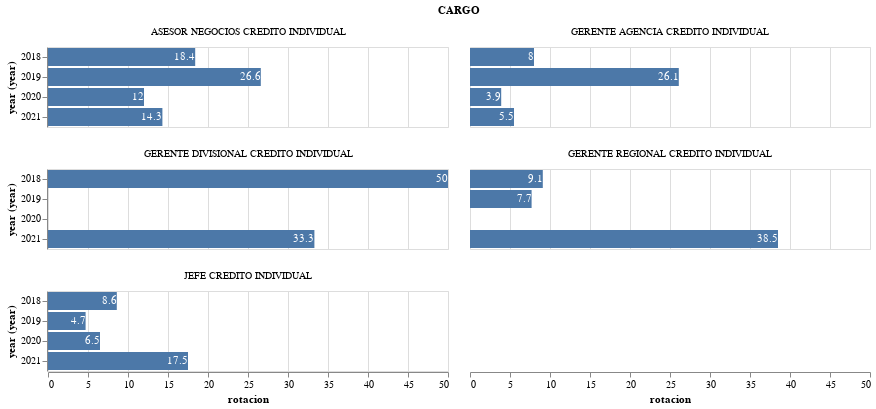

The cell this chart's notebook holds for it:
### Markdown cell above
* Hallo la rotacion de cada cargo en el caso de INDIVIDUAL
    * Se ve ue Gerentes Divisionales y Gerentes Regionales son los que tienen mas rotacion en algunos anos; sin embargo, estos cargos no representan mucho cese en cantidad
    * Tambien esta el cargo de Asesor Negocios, este tiene una alta rotacion y en cantidad de colabores cesados es el que resalta mas

### Code cell
## group by anual INDIVIDUAL   
rot_cargo_i = rot_cargo[
    rot_cargo['PRODUCTO']=='INDIVIDUAL'].groupby(
        by = ['year', 'PRODUCTO', 'CARGO'],
        as_index=False
        ).agg(
            rotacion = ('rotacion','sum')
        )
## Grafico
barras = alt.Chart(rot_cargo_i).mark_bar().encode(
    y = 'year(year):N',
    x = 'rotacion:Q'
)
texto = barras.mark_text(
    color = 'white',
    align = 'right'
).encode(
    text = alt.Text(
        'rotacion')
)

(barras+texto).facet(
    'CARGO',
    columns = 2
)

### Figure 1 — Vega-Lite specification as saved in the notebook (floating-point values rounded to 4 significant figures)
{"config": {"view": {"continuousWidth": 400, "continuousHeight": 300}}, "data": {"name": "data-dcba8a4b2f67627cb2013ff6084d7e52"}, "facet": {"type": "nominal", "field": "CARGO"}, "spec": {"layer": [{"mark": "bar", "encoding": {"x": {"type": "quantitative", "field": "rotacion"}, "y": {"type": "nominal", "field": "year", "timeUnit": "year"}}}, {"mark": {"type": "text", "align": "right", "color": "white"}, "encoding": {"text": {"type": "quantitative", "field": "rotacion"}, "x": {"type": "quantitative", "field": "rotacion"}, "y": {"type": "nominal", "field": "year", "timeUnit": "year"}}}]}, "columns": 2, "$schema": "https://vega.github.io/schema/vega-lite/v4.8.1.json", "datasets": {"data-dcba8a4b2f67627cb2013ff6084d7e52": [{"year": "2018-01-01T00:00:00", "PRODUCTO": "INDIVIDUAL", "CARGO": "ASESOR NEGOCIOS CREDITO INDIVIDUAL", "rotacion": 18.4}, {"year": "2018-01-01T00:00:00", "PRODUCTO": "INDIVIDUAL", "CARGO": "GERENTE AGENCIA CREDITO INDIVIDUAL", "rotacion": 8.0}, {"year": "2018-01-01T00:00:00", "PRODUCTO": "INDIVIDUAL", "CARGO": "GERENTE DIVISIONAL CREDITO INDIVIDUAL", "rotacion": 50.0}, {"year": "2018-01-01T00:00:00", "PRODUCTO": "INDIVIDUAL", "CARGO": "GERENTE REGIONAL CREDITO INDIVIDUAL", "rotacion": 9.1}, {"year": "2018-01-01T00:00:00", "PRODUCTO": "INDIVIDUAL", "CARGO": "JEFE CREDITO INDIVIDUAL", "rotacion": 8.6}, {"year": "2019-01-01T00:00:00", "PRODUCTO": "INDIVIDUAL", "CARGO": "ASESOR NEGOCIOS CREDITO INDIVIDUAL", "rotacion": 26.6}, {"year": "2019-01-01T00:00:00", "PRODUCTO": "INDIVIDUAL", "CARGO": "GERENTE AGENCIA CREDITO INDIVIDUAL", "rotacion": 26.1}, {"year": "2019-01-01T00:00:00", "PRODUCTO": "INDIVIDUAL", "CARGO": "GERENTE REGIONAL CREDITO INDIVIDUAL", "rotacion": 7.7}, {"year": "2019-01-01T00:00:00", "PRODUCTO": "INDIVIDUAL", "CARGO": "JEFE CREDITO INDIVIDUAL", "rotacion": 4.7}, {"year": "2020-01-01T00:00:00", "PRODUCTO": "INDIVIDUAL", "CARGO": "ASESOR NEGOCIOS CREDITO INDIVIDUAL", "rotacion": 12.0}, {"year": "2020-01-01T00:00:00", "PRODUCTO": "INDIVIDUAL", "CARGO": "GERENTE AGENCIA CREDITO INDIVIDUAL", "rotacion": 3.9}, {"year": "2020-01-01T00:00:00", "PRODUCTO": "INDIVIDUAL", "CARGO": "JEFE CREDITO INDIVIDUAL", "rotacion": 6.5}, {"year": "2021-01-01T00:00:00", "PRODUCTO": "INDIVIDUAL", "CARGO": "ASESOR NEGOCIOS CREDITO INDIVIDUAL", "rotacion": 14.3}, {"year": "2021-01-01T00:00:00", "PRODUCTO": "INDIVIDUAL", "CARGO": "GERENTE AGENCIA CREDITO INDIVIDUAL", "rotacion": 5.5}, {"year": "2021-01-01T00:00:00", "PRODUCTO": "INDIVIDUAL", "CARGO": "GERENTE DIVISIONAL CREDITO INDIVIDUAL", "rotacion": 33.3}, {"year": "2021-01-01T00:00:00", "PRODUCTO": "INDIVIDUAL", "CARGO": "GERENTE REGIONAL CREDITO INDIVIDUAL", "rotacion": 38.5}, {"year": "2021-01-01T00:00:00", "PRODUCTO": "INDIVIDUAL", "CARGO": "JEFE CREDITO INDIVIDUAL", "rotacion": 17.5}]}}
